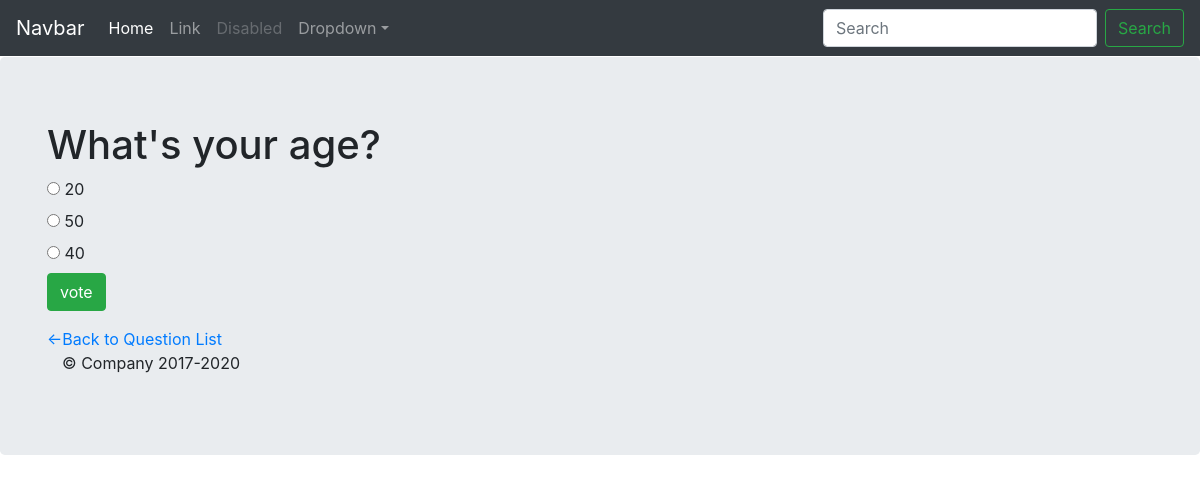
/basicapp/2/, run on the app's committed database.
### basicapp/models.py (models this page shows, shortened)
class Question(models.Model):
    question_text = models.CharField(max_length=200)
    pub_date = models.DateTimeField('date published')

class Choice(models.Model):
    choice_text = models.CharField(max_length=200)
    votes = models.IntegerField(default=0)
    question = models.ForeignKey(Question, on_delete=models.CASCADE)

### basicapp/views.py (the view)
# urls.py: path('<question_id>/', views.detail, name='detail'),
def detail(request, question_id):
    question = get_object_or_404(Question, pk = question_id)
    return render(request, 'basicapp/detail.html', {'question': question})

### basicapp/templates/basicapp/detail.html (shortened to what this page needs)
{% extends 'basicapp/base.html' %}
{% block main_content %}
<h1> {{question.question_text}}</h1>
<form action = "{% url 'basicapp:vote' question.id %}" method="post">
    {% for choice in question.choice_set.all %}
        <input type="radio" name="choice" id="choice{{forloop.counter}}" value="{{choice.id}}"/>
        <label for="choice{{forloop.counter}}"> {{choice.choice_text}} </label> <br>
    {% endfor %}
    <input type="submit" class = "btn btn-success" value="vote"/>
</form>
<a href="{% url 'basicapp:index' %}"> <-Back to Question List </a>
{% endblock %}

### data on the page
Question: question_text "What's your age?"
Choice: choice_text "20"
Choice: choice_text "50"
Choice: choice_text "40"
